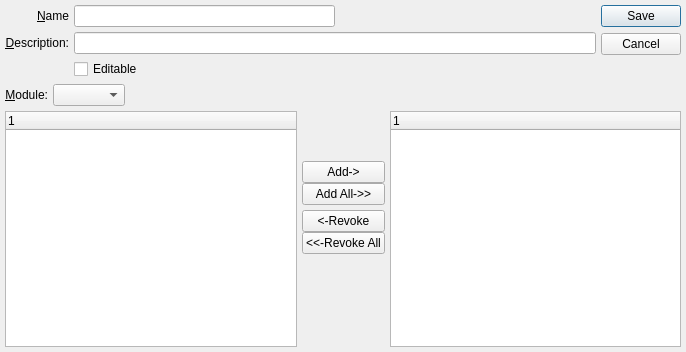
<?xml version="1.0" encoding="UTF-8"?>
<ui version="4.0">
 <comment>This file is part of the xTuple ERP: PostBooks Edition, a free and
open source Enterprise Resource Planning software suite,
Copyright (c) 1999-2010 by OpenMFG LLC, d/b/a xTuple.
It is licensed to you under the Common Public Attribution License
version 1.0, the full text of which (including xTuple-specific Exhibits)
is available at www.xtuple.com/CPAL.  By using this software, you agree
to be bound by its terms.</comment>
 <class>commentType</class>
 <widget class="QDialog" name="commentType">
  <property name="geometry">
   <rect>
    <x>0</x>
    <y>0</y>
    <width>686</width>
    <height>352</height>
   </rect>
  </property>
  <property name="windowTitle">
   <string>Comment Type</string>
  </property>
  <layout class="QGridLayout" name="gridLayout_3">
   <item row="0" column="0">
    <layout class="QGridLayout" name="gridLayout">
     <item row="0" column="0">
      <widget class="QLabel" name="_nameLit">
       <property name="text">
        <string>&amp;Name</string>
       </property>
       <property name="alignment">
        <set>Qt::AlignRight|Qt::AlignTrailing|Qt::AlignVCenter</set>
       </property>
       <property name="buddy">
        <cstring>_name</cstring>
       </property>
      </widget>
     </item>
     <item row="0" column="1">
      <layout class="QHBoxLayout">
       <property name="spacing">
        <number>0</number>
       </property>
       <item>
        <widget class="XLineEdit" name="_name"/>
       </item>
       <item>
        <spacer name="Spacer29">
         <property name="orientation">
          <enum>Qt::Horizontal</enum>
         </property>
         <property name="sizeType">
          <enum>QSizePolicy::Expanding</enum>
         </property>
         <property name="sizeHint" stdset="0">
          <size>
           <width>20</width>
           <height>20</height>
          </size>
         </property>
        </spacer>
       </item>
      </layout>
     </item>
     <item row="1" column="0">
      <widget class="QLabel" name="_descriptionLit">
       <property name="text">
        <string>&amp;Description:</string>
       </property>
       <property name="alignment">
        <set>Qt::AlignRight|Qt::AlignTrailing|Qt::AlignVCenter</set>
       </property>
       <property name="buddy">
        <cstring>_description</cstring>
       </property>
      </widget>
     </item>
     <item row="1" column="1">
      <widget class="XLineEdit" name="_description"/>
     </item>
     <item row="2" column="1">
      <widget class="QCheckBox" name="_editable">
       <property name="text">
        <string>Editable</string>
       </property>
      </widget>
     </item>
    </layout>
   </item>
   <item row="0" column="1">
    <widget class="QDialogButtonBox" name="_buttonBox">
     <property name="orientation">
      <enum>Qt::Vertical</enum>
     </property>
     <property name="standardButtons">
      <set>QDialogButtonBox::Cancel|QDialogButtonBox::Save</set>
     </property>
    </widget>
   </item>
   <item row="1" column="0">
    <layout class="QHBoxLayout" name="_6">
     <item>
      <widget class="QLabel" name="_moduleLit">
       <property name="text">
        <string>&amp;Module:</string>
       </property>
       <property name="alignment">
        <set>Qt::AlignRight|Qt::AlignTrailing|Qt::AlignVCenter</set>
       </property>
       <property name="buddy">
        <cstring>_module</cstring>
       </property>
      </widget>
     </item>
     <item>
      <widget class="XComboBox" name="_module"/>
     </item>
     <item>
      <spacer>
       <property name="orientation">
        <enum>Qt::Horizontal</enum>
       </property>
       <property name="sizeType">
        <enum>QSizePolicy::Expanding</enum>
       </property>
       <property name="sizeHint" stdset="0">
        <size>
         <width>20</width>
         <height>20</height>
        </size>
       </property>
      </spacer>
     </item>
    </layout>
   </item>
   <item row="2" column="0" colspan="2">
    <widget class="QFrame" name="_frame">
     <property name="sizePolicy">
      <sizepolicy hsizetype="Preferred" vsizetype="Expanding">
       <horstretch>0</horstretch>
       <verstretch>1</verstretch>
      </sizepolicy>
     </property>
     <property name="frameShape">
      <enum>QFrame::NoFrame</enum>
     </property>
     <property name="frameShadow">
      <enum>QFrame::Raised</enum>
     </property>
     <layout class="QGridLayout" name="gridLayout_2">
      <property name="margin">
       <number>0</number>
      </property>
      <item row="0" column="0">
       <layout class="QHBoxLayout" name="_2">
        <property name="spacing">
         <number>5</number>
        </property>
        <item>
         <widget class="XTreeWidget" name="_available"/>
        </item>
        <item>
         <layout class="QVBoxLayout" name="_3">
          <property name="spacing">
           <number>5</number>
          </property>
          <item>
           <layout class="QVBoxLayout" name="_4">
            <property name="spacing">
             <number>0</number>
            </property>
            <item>
             <spacer name="verticalSpacer">
              <property name="orientation">
               <enum>Qt::Vertical</enum>
              </property>
              <property name="sizeHint" stdset="0">
               <size>
                <width>20</width>
                <height>20</height>
               </size>
              </property>
             </spacer>
            </item>
            <item>
             <widget class="QPushButton" name="_add">
              <property name="text">
               <string>Add-&gt;</string>
              </property>
             </widget>
            </item>
            <item>
             <widget class="QPushButton" name="_addAll">
              <property name="text">
               <string>Add All-&gt;&gt;</string>
              </property>
             </widget>
            </item>
           </layout>
          </item>
          <item>
           <layout class="QVBoxLayout" name="_5">
            <property name="spacing">
             <number>0</number>
            </property>
            <item>
             <widget class="QPushButton" name="_revoke">
              <property name="text">
               <string>&lt;-Revoke</string>
              </property>
             </widget>
            </item>
            <item>
             <widget class="QPushButton" name="_revokeAll">
              <property name="text">
               <string>&lt;&lt;-Revoke All</string>
              </property>
             </widget>
            </item>
           </layout>
          </item>
          <item>
           <spacer>
            <property name="orientation">
             <enum>Qt::Vertical</enum>
            </property>
            <property name="sizeType">
             <enum>QSizePolicy::Expanding</enum>
            </property>
            <property name="sizeHint" stdset="0">
             <size>
              <width>20</width>
              <height>20</height>
             </size>
            </property>
           </spacer>
          </item>
         </layout>
        </item>
        <item>
         <widget class="XTreeWidget" name="_granted"/>
        </item>
       </layout>
      </item>
     </layout>
    </widget>
   </item>
  </layout>
 </widget>
 <layoutdefault spacing="5" margin="5"/>
 <pixmapfunction>qPixmapFromMimeSource</pixmapfunction>
 <customwidgets>
  <customwidget>
   <class>XComboBox</class>
   <extends>QComboBox</extends>
   <header>xcombobox.h</header>
  </customwidget>
  <customwidget>
   <class>XLineEdit</class>
   <extends>QLineEdit</extends>
   <header>xlineedit.h</header>
   <container>1</container>
  </customwidget>
  <customwidget>
   <class>XTreeWidget</class>
   <extends>QTreeWidget</extends>
   <header>xtreewidget.h</header>
   <container>1</container>
  </customwidget>
 </customwidgets>
 <tabstops>
  <tabstop>_name</tabstop>
  <tabstop>_description</tabstop>
  <tabstop>_editable</tabstop>
  <tabstop>_module</tabstop>
  <tabstop>_available</tabstop>
  <tabstop>_add</tabstop>
  <tabstop>_addAll</tabstop>
  <tabstop>_revoke</tabstop>
  <tabstop>_revokeAll</tabstop>
  <tabstop>_granted</tabstop>
 </tabstops>
 <includes>
  <include location="global">parameter.h</include>
 </includes>
 <resources/>
 <connections>
  <connection>
   <sender>_available</sender>
   <signal>valid(bool)</signal>
   <receiver>_add</receiver>
   <slot>setEnabled(bool)</slot>
   <hints>
    <hint type="sourcelabel">
     <x>27</x>
     <y>404</y>
    </hint>
    <hint type="destinationlabel">
     <x>338</x>
     <y>314</y>
    </hint>
   </hints>
  </connection>
  <connection>
   <sender>_granted</sender>
   <signal>valid(bool)</signal>
   <receiver>_revoke</receiver>
   <slot>setEnabled(bool)</slot>
   <hints>
    <hint type="sourcelabel">
     <x>576</x>
     <y>404</y>
    </hint>
    <hint type="destinationlabel">
     <x>338</x>
     <y>371</y>
    </hint>
   </hints>
  </connection>
  <connection>
   <sender>_buttonBox</sender>
   <signal>rejected()</signal>
   <receiver>commentType</receiver>
   <slot>reject()</slot>
   <hints>
    <hint type="sourcelabel">
     <x>639</x>
     <y>55</y>
    </hint>
    <hint type="destinationlabel">
     <x>342</x>
     <y>175</y>
    </hint>
   </hints>
  </connection>
 </connections>
</ui>
